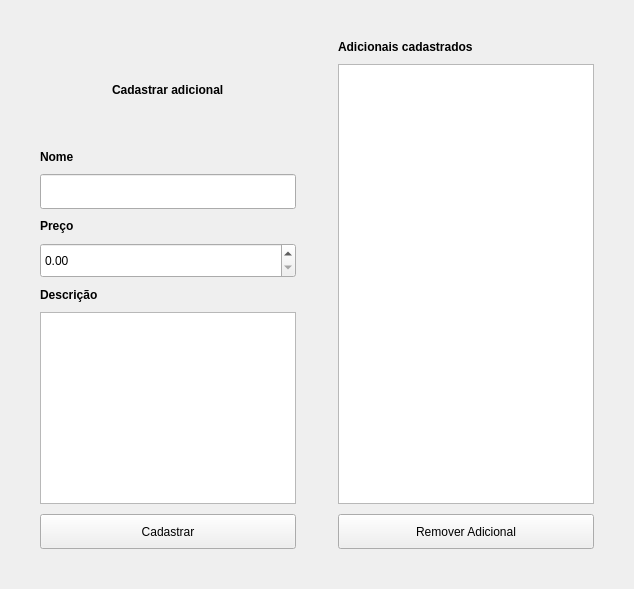
      <widget class="QWidget" name="tab_adicionais">
       <attribute name="title">
        <string>Adicionais</string>
       </attribute>
       <layout class="QVBoxLayout" name="verticalLayout_5">
        <property name="leftMargin">
         <number>20</number>
        </property>
        <property name="topMargin">
         <number>20</number>
        </property>
        <property name="rightMargin">
         <number>20</number>
        </property>
        <property name="bottomMargin">
         <number>20</number>
        </property>
        <item>
         <widget class="QFrame" name="frame_14">
          <property name="styleSheet">
           <string notr="true">#frame_14 {
    border: 0px;
}</string>
          </property>
          <property name="frameShape">
           <enum>QFrame::NoFrame</enum>
          </property>
          <property name="frameShadow">
           <enum>QFrame::Raised</enum>
          </property>
          <layout class="QHBoxLayout" name="horizontalLayout_20">
           <property name="spacing">
            <number>2</number>
           </property>
           <property name="leftMargin">
            <number>0</number>
           </property>
           <property name="topMargin">
            <number>0</number>
           </property>
           <property name="rightMargin">
            <number>0</number>
           </property>
           <property name="bottomMargin">
            <number>0</number>
           </property>
           <item>
            <widget class="QFrame" name="frame_4">
             <property name="sizePolicy">
              <sizepolicy hsizetype="Preferred" vsizetype="Preferred">
               <horstretch>0</horstretch>
               <verstretch>0</verstretch>
              </sizepolicy>
             </property>
             <property name="font">
              <font>
               <bold>false</bold>
              </font>
             </property>
             <property name="frameShape">
              <enum>QFrame::NoFrame</enum>
             </property>
             <property name="frameShadow">
              <enum>QFrame::Raised</enum>
             </property>
             <layout class="QVBoxLayout" name="verticalLayout_8">
              <property name="spacing">
               <number>10</number>
              </property>
              <property name="leftMargin">
               <number>20</number>
              </property>
              <property name="topMargin">
               <number>20</number>
              </property>
              <property name="rightMargin">
               <number>20</number>
              </property>
              <property name="bottomMargin">
               <number>20</number>
              </property>
              <item alignment="Qt::AlignHCenter">
               <widget class="QLabel" name="label_novo_adicional">
                <property name="minimumSize">
                 <size>
                  <width>0</width>
                  <height>100</height>
                 </size>
                </property>
                <property name="maximumSize">
                 <size>
                  <width>16777215</width>
                  <height>100</height>
                 </size>
                </property>
                <property name="font">
                 <font>
                  <bold>true</bold>
                 </font>
                </property>
                <property name="text">
                 <string>Cadastrar adicional</string>
                </property>
               </widget>
              </item>
              <item>
               <widget class="QLabel" name="label_nome_adicional">
                <property name="font">
                 <font>
                  <bold>true</bold>
                 </font>
                </property>
                <property name="text">
                 <string>Nome</string>
                </property>
               </widget>
              </item>
              <item>
               <widget class="QLineEdit" name="line_edit_nome_adicional">
                <property name="minimumSize">
                 <size>
                  <width>0</width>
                  <height>35</height>
                 </size>
                </property>
                <property name="text">
                 <string/>
                </property>
               </widget>
              </item>
              <item>
               <widget class="QLabel" name="label_preco_adicional">
                <property name="font">
                 <font>
                  <bold>true</bold>
                 </font>
                </property>
                <property name="text">
                 <string>Preço</string>
                </property>
               </widget>
              </item>
              <item>
               <widget class="QDoubleSpinBox" name="double_spin_box_preco_adicional">
                <property name="minimumSize">
                 <size>
                  <width>0</width>
                  <height>35</height>
                 </size>
                </property>
               </widget>
              </item>
              <item>
               <widget class="QLabel" name="label_descricao_adicional">
                <property name="font">
                 <font>
                  <bold>true</bold>
                 </font>
                </property>
                <property name="text">
                 <string>Descrição</string>
                </property>
               </widget>
              </item>
              <item>
               <widget class="QTextEdit" name="text_edit_descricao_adicional">
                <property name="maximumSize">
                 <size>
                  <width>16777215</width>
                  <height>200</height>
                 </size>
                </property>
               </widget>
              </item>
              <item>
               <widget class="QPushButton" name="push_button_cadastrar_adicional">
                <property name="minimumSize">
                 <size>
                  <width>0</width>
                  <height>35</height>
                 </size>
                </property>
                <property name="font">
                 <font>
                  <bold>false</bold>
                 </font>
                </property>
                <property name="text">
                 <string>Cadastrar</string>
                </property>
               </widget>
              </item>
             </layout>
            </widget>
           </item>
           <item>
            <widget class="QFrame" name="frame_23">
             <property name="frameShape">
              <enum>QFrame::NoFrame</enum>
             </property>
             <property name="frameShadow">
              <enum>QFrame::Raised</enum>
             </property>
             <layout class="QVBoxLayout" name="verticalLayout_21">
              <property name="spacing">
               <number>10</number>
              </property>
              <property name="leftMargin">
               <number>20</number>
              </property>
              <property name="topMargin">
               <number>20</number>
              </property>
              <property name="rightMargin">
               <number>20</number>
              </property>
              <property name="bottomMargin">
               <number>20</number>
              </property>
              <item>
               <widget class="QLabel" name="label_adicionais_cadastrados">
                <property name="font">
                 <font>
                  <bold>true</bold>
                 </font>
                </property>
                <property name="text">
                 <string>Adicionais cadastrados</string>
                </property>
               </widget>
              </item>
              <item>
               <widget class="QListView" name="list_view_adicionais"/>
              </item>
              <item>
               <widget class="QPushButton" name="push_button_remover_adicional">
                <property name="minimumSize">
                 <size>
                  <width>0</width>
                  <height>35</height>
                 </size>
                </property>
                <property name="text">
                 <string>Remover Adicional</string>
                </property>
               </widget>
              </item>
             </layout>
            </widget>
           </item>
          </layout>
         </widget>
        </item>
       </layout>
      </widget>
